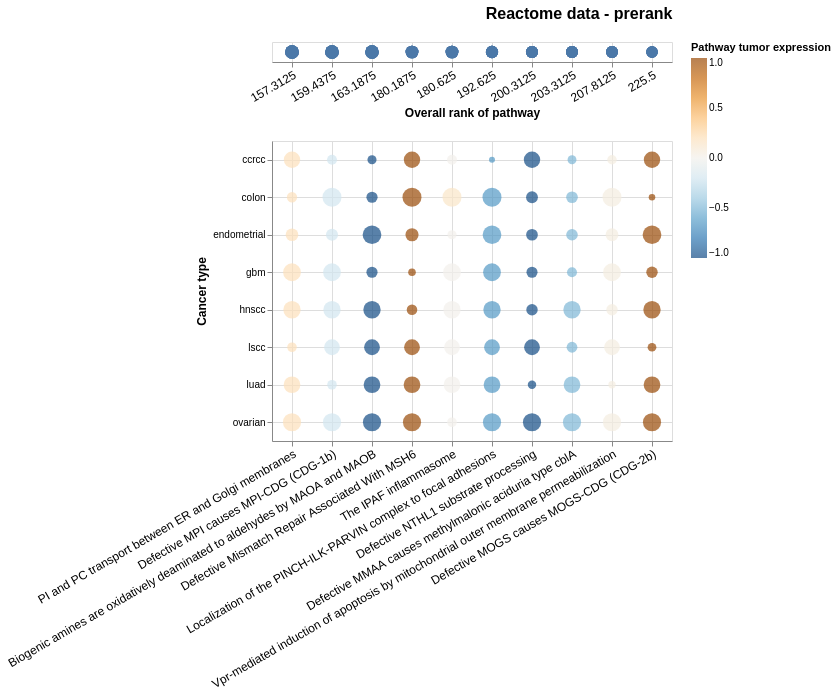

Notebook code cell kept with this figure:
### Code cell
alt.vconcat(
    plot_top_ten(STEP9_FILE_PATH, STEP1_FILE_PATH, "Reactome data - prerank")[0],
).configure_axis(
    grid=True
).configure_title(
    fontSize=16,
    anchor="end",
    offset=20
)
